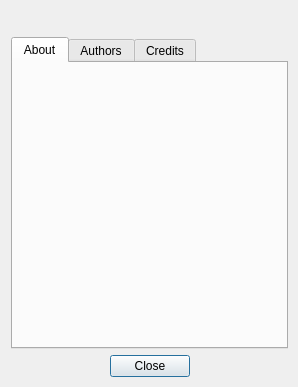
<?xml version="1.0" encoding="UTF-8"?>
<ui version="4.0">
 <class>AboutDialog</class>
 <widget class="QDialog" name="AboutDialog">
  <property name="geometry">
   <rect>
    <x>0</x>
    <y>0</y>
    <width>298</width>
    <height>387</height>
   </rect>
  </property>
  <property name="sizePolicy">
   <sizepolicy hsizetype="Ignored" vsizetype="Ignored">
    <horstretch>0</horstretch>
    <verstretch>0</verstretch>
   </sizepolicy>
  </property>
  <property name="minimumSize">
   <size>
    <width>255</width>
    <height>300</height>
   </size>
  </property>
  <property name="windowTitle">
   <string>About Panex</string>
  </property>
  <property name="modal">
   <bool>true</bool>
  </property>
  <layout class="QVBoxLayout" name="verticalLayout">
   <property name="rightMargin">
    <number>10</number>
   </property>
   <property name="bottomMargin">
    <number>10</number>
   </property>
   <item>
    <layout class="QHBoxLayout" name="horizontalLayout_2">
     <item>
      <spacer name="horizontalSpacer">
       <property name="orientation">
        <enum>Qt::Horizontal</enum>
       </property>
       <property name="sizeHint" stdset="0">
        <size>
         <width>40</width>
         <height>20</height>
        </size>
       </property>
      </spacer>
     </item>
     <item>
      <widget class="QLabel" name="label">
       <property name="sizePolicy">
        <sizepolicy hsizetype="Fixed" vsizetype="Fixed">
         <horstretch>0</horstretch>
         <verstretch>0</verstretch>
        </sizepolicy>
       </property>
       <property name="text">
        <string/>
       </property>
       <property name="pixmap">
        <pixmap>:/icons/Add.png</pixmap>
       </property>
      </widget>
     </item>
     <item>
      <spacer name="horizontalSpacer_2">
       <property name="orientation">
        <enum>Qt::Horizontal</enum>
       </property>
       <property name="sizeHint" stdset="0">
        <size>
         <width>40</width>
         <height>20</height>
        </size>
       </property>
      </spacer>
     </item>
    </layout>
   </item>
   <item>
    <widget class="QTabWidget" name="tabWidget">
     <property name="sizePolicy">
      <sizepolicy hsizetype="Preferred" vsizetype="Preferred">
       <horstretch>0</horstretch>
       <verstretch>0</verstretch>
      </sizepolicy>
     </property>
     <property name="currentIndex">
      <number>0</number>
     </property>
     <widget class="QWidget" name="aboutTab">
      <attribute name="title">
       <string>About</string>
      </attribute>
      <layout class="QVBoxLayout" name="verticalLayout_2">
       <property name="spacing">
        <number>0</number>
       </property>
       <property name="margin">
        <number>0</number>
       </property>
       <item>
        <widget class="QTextBrowser" name="aboutText">
         <property name="sizePolicy">
          <sizepolicy hsizetype="Preferred" vsizetype="Preferred">
           <horstretch>0</horstretch>
           <verstretch>0</verstretch>
          </sizepolicy>
         </property>
         <property name="palette">
          <palette>
           <active>
            <colorrole role="Base">
             <brush brushstyle="SolidPattern">
              <color alpha="0">
               <red>255</red>
               <green>255</green>
               <blue>255</blue>
              </color>
             </brush>
            </colorrole>
           </active>
           <inactive>
            <colorrole role="Base">
             <brush brushstyle="SolidPattern">
              <color alpha="0">
               <red>255</red>
               <green>255</green>
               <blue>255</blue>
              </color>
             </brush>
            </colorrole>
           </inactive>
           <disabled>
            <colorrole role="Base">
             <brush brushstyle="SolidPattern">
              <color alpha="255">
               <red>212</red>
               <green>208</green>
               <blue>200</blue>
              </color>
             </brush>
            </colorrole>
           </disabled>
          </palette>
         </property>
         <property name="font">
          <font>
           <pointsize>10</pointsize>
          </font>
         </property>
         <property name="frameShape">
          <enum>QFrame::NoFrame</enum>
         </property>
         <property name="verticalScrollBarPolicy">
          <enum>Qt::ScrollBarAlwaysOff</enum>
         </property>
         <property name="horizontalScrollBarPolicy">
          <enum>Qt::ScrollBarAlwaysOff</enum>
         </property>
         <property name="html">
          <string notr="true">&lt;!DOCTYPE HTML PUBLIC &quot;-//W3C//DTD HTML 4.0//EN&quot; &quot;http://www.w3.org/TR/REC-html40/strict.dtd&quot;&gt;
&lt;html&gt;&lt;head&gt;&lt;meta name=&quot;qrichtext&quot; content=&quot;1&quot; /&gt;&lt;style type=&quot;text/css&quot;&gt;
p, li { white-space: pre-wrap; }
&lt;/style&gt;&lt;/head&gt;&lt;body style=&quot; font-family:'Lucida Grande'; font-size:10pt; font-weight:400; font-style:normal;&quot;&gt;
&lt;p align=&quot;center&quot; style=&quot;-qt-paragraph-type:empty; margin-top:0px; margin-bottom:0px; margin-left:0px; margin-right:0px; -qt-block-indent:0; text-indent:0px;&quot;&gt;&lt;/p&gt;&lt;/body&gt;&lt;/html&gt;</string>
         </property>
         <property name="openExternalLinks">
          <bool>true</bool>
         </property>
        </widget>
       </item>
      </layout>
     </widget>
     <widget class="QWidget" name="authorsTab">
      <attribute name="title">
       <string>Authors</string>
      </attribute>
      <layout class="QVBoxLayout" name="verticalLayout_3">
       <property name="spacing">
        <number>0</number>
       </property>
       <property name="margin">
        <number>0</number>
       </property>
       <item>
        <widget class="QTextBrowser" name="authorsText">
         <property name="sizePolicy">
          <sizepolicy hsizetype="Preferred" vsizetype="Preferred">
           <horstretch>0</horstretch>
           <verstretch>0</verstretch>
          </sizepolicy>
         </property>
         <property name="palette">
          <palette>
           <active>
            <colorrole role="Base">
             <brush brushstyle="SolidPattern">
              <color alpha="0">
               <red>255</red>
               <green>255</green>
               <blue>255</blue>
              </color>
             </brush>
            </colorrole>
           </active>
           <inactive>
            <colorrole role="Base">
             <brush brushstyle="SolidPattern">
              <color alpha="0">
               <red>255</red>
               <green>255</green>
               <blue>255</blue>
              </color>
             </brush>
            </colorrole>
           </inactive>
           <disabled>
            <colorrole role="Base">
             <brush brushstyle="SolidPattern">
              <color alpha="255">
               <red>212</red>
               <green>208</green>
               <blue>200</blue>
              </color>
             </brush>
            </colorrole>
           </disabled>
          </palette>
         </property>
         <property name="font">
          <font>
           <pointsize>10</pointsize>
          </font>
         </property>
         <property name="frameShape">
          <enum>QFrame::NoFrame</enum>
         </property>
         <property name="verticalScrollBarPolicy">
          <enum>Qt::ScrollBarAsNeeded</enum>
         </property>
         <property name="horizontalScrollBarPolicy">
          <enum>Qt::ScrollBarAlwaysOff</enum>
         </property>
         <property name="html">
          <string notr="true">&lt;!DOCTYPE HTML PUBLIC &quot;-//W3C//DTD HTML 4.0//EN&quot; &quot;http://www.w3.org/TR/REC-html40/strict.dtd&quot;&gt;
&lt;html&gt;&lt;head&gt;&lt;meta name=&quot;qrichtext&quot; content=&quot;1&quot; /&gt;&lt;style type=&quot;text/css&quot;&gt;
p, li { white-space: pre-wrap; }
&lt;/style&gt;&lt;/head&gt;&lt;body style=&quot; font-family:'Lucida Grande'; font-size:10pt; font-weight:400; font-style:normal;&quot;&gt;
&lt;p style=&quot;-qt-paragraph-type:empty; margin-top:0px; margin-bottom:0px; margin-left:0px; margin-right:0px; -qt-block-indent:0; text-indent:0px;&quot;&gt;&lt;/p&gt;&lt;/body&gt;&lt;/html&gt;</string>
         </property>
         <property name="openExternalLinks">
          <bool>true</bool>
         </property>
        </widget>
       </item>
      </layout>
     </widget>
     <widget class="QWidget" name="creditsTab">
      <attribute name="title">
       <string>Credits</string>
      </attribute>
      <layout class="QVBoxLayout" name="verticalLayout_4">
       <property name="spacing">
        <number>0</number>
       </property>
       <property name="margin">
        <number>0</number>
       </property>
       <item>
        <widget class="QTextBrowser" name="creditsText">
         <property name="sizePolicy">
          <sizepolicy hsizetype="Minimum" vsizetype="Minimum">
           <horstretch>0</horstretch>
           <verstretch>0</verstretch>
          </sizepolicy>
         </property>
         <property name="palette">
          <palette>
           <active>
            <colorrole role="Base">
             <brush brushstyle="SolidPattern">
              <color alpha="0">
               <red>255</red>
               <green>255</green>
               <blue>255</blue>
              </color>
             </brush>
            </colorrole>
           </active>
           <inactive>
            <colorrole role="Base">
             <brush brushstyle="SolidPattern">
              <color alpha="0">
               <red>255</red>
               <green>255</green>
               <blue>255</blue>
              </color>
             </brush>
            </colorrole>
           </inactive>
           <disabled>
            <colorrole role="Base">
             <brush brushstyle="SolidPattern">
              <color alpha="255">
               <red>212</red>
               <green>208</green>
               <blue>200</blue>
              </color>
             </brush>
            </colorrole>
           </disabled>
          </palette>
         </property>
         <property name="font">
          <font>
           <pointsize>10</pointsize>
          </font>
         </property>
         <property name="frameShape">
          <enum>QFrame::NoFrame</enum>
         </property>
         <property name="verticalScrollBarPolicy">
          <enum>Qt::ScrollBarAsNeeded</enum>
         </property>
         <property name="horizontalScrollBarPolicy">
          <enum>Qt::ScrollBarAlwaysOff</enum>
         </property>
         <property name="html">
          <string notr="true">&lt;!DOCTYPE HTML PUBLIC &quot;-//W3C//DTD HTML 4.0//EN&quot; &quot;http://www.w3.org/TR/REC-html40/strict.dtd&quot;&gt;
&lt;html&gt;&lt;head&gt;&lt;meta name=&quot;qrichtext&quot; content=&quot;1&quot; /&gt;&lt;style type=&quot;text/css&quot;&gt;
p, li { white-space: pre-wrap; }
&lt;/style&gt;&lt;/head&gt;&lt;body style=&quot; font-family:'Lucida Grande'; font-size:10pt; font-weight:400; font-style:normal;&quot;&gt;
&lt;p style=&quot;-qt-paragraph-type:empty; margin-top:0px; margin-bottom:0px; margin-left:0px; margin-right:0px; -qt-block-indent:0; text-indent:0px;&quot;&gt;&lt;/p&gt;&lt;/body&gt;&lt;/html&gt;</string>
         </property>
         <property name="openExternalLinks">
          <bool>true</bool>
         </property>
        </widget>
       </item>
      </layout>
     </widget>
    </widget>
   </item>
   <item>
    <layout class="QHBoxLayout" name="horizontalLayout">
     <item>
      <spacer name="horizontalSpacer_3">
       <property name="orientation">
        <enum>Qt::Horizontal</enum>
       </property>
       <property name="sizeHint" stdset="0">
        <size>
         <width>40</width>
         <height>20</height>
        </size>
       </property>
      </spacer>
     </item>
     <item>
      <widget class="QPushButton" name="closeButton">
       <property name="text">
        <string>Close</string>
       </property>
      </widget>
     </item>
     <item>
      <spacer name="horizontalSpacer_4">
       <property name="orientation">
        <enum>Qt::Horizontal</enum>
       </property>
       <property name="sizeHint" stdset="0">
        <size>
         <width>40</width>
         <height>20</height>
        </size>
       </property>
      </spacer>
     </item>
    </layout>
   </item>
  </layout>
 </widget>
 <tabstops>
  <tabstop>closeButton</tabstop>
 </tabstops>
 <resources>
  <include location="../res/panexres.qrc"/>
  <include location="../res/resources.qrc"/>
 </resources>
 <connections>
  <connection>
   <sender>closeButton</sender>
   <signal>clicked()</signal>
   <receiver>AboutDialog</receiver>
   <slot>close()</slot>
   <hints>
    <hint type="sourcelabel">
     <x>168</x>
     <y>178</y>
    </hint>
    <hint type="destinationlabel">
     <x>244</x>
     <y>169</y>
    </hint>
   </hints>
  </connection>
 </connections>
</ui>
